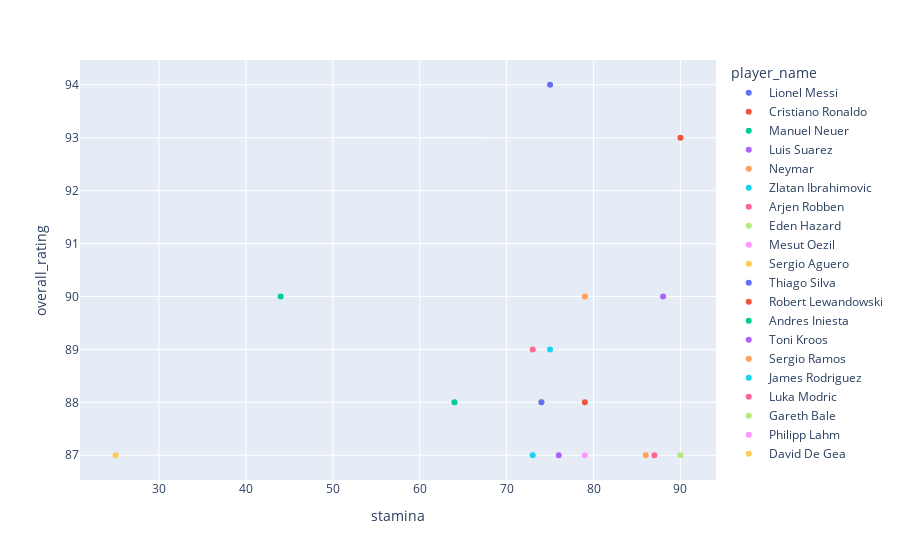

The code cell stored with this chart in its notebook:
### Code cell
fig = px.scatter(top_p20, x="stamina", y="overall_rating", color="player_name")
fig.show()

### Figure 1 — Plotly figure (JSON) as saved in the notebook; plotly's stock layout.template omitted (floating-point values rounded to 4 significant figures)
{"data": [{"hovertemplate": "player_name=Lionel Messi<br>stamina=%{x}<br>overall_rating=%{y}<extra></extra>", "legendgroup": "Lionel Messi", "marker": {"color": "#636efa", "symbol": "circle"}, "mode": "markers", "name": "Lionel Messi", "orientation": "v", "showlegend": true, "type": "scatter", "x": [75], "xaxis": "x", "y": [94], "yaxis": "y"}, {"hovertemplate": "player_name=Cristiano Ronaldo<br>stamina=%{x}<br>overall_rating=%{y}<extra></extra>", "legendgroup": "Cristiano Ronaldo", "marker": {"color": "#EF553B", "symbol": "circle"}, "mode": "markers", "name": "Cristiano Ronaldo", "orientation": "v", "showlegend": true, "type": "scatter", "x": [90], "xaxis": "x", "y": [93], "yaxis": "y"}, {"hovertemplate": "player_name=Manuel Neuer<br>stamina=%{x}<br>overall_rating=%{y}<extra></extra>", "legendgroup": "Manuel Neuer", "marker": {"color": "#00cc96", "symbol": "circle"}, "mode": "markers", "name": "Manuel Neuer", "orientation": "v", "showlegend": true, "type": "scatter", "x": [44], "xaxis": "x", "y": [90], "yaxis": "y"}, {"hovertemplate": "player_name=Luis Suarez<br>stamina=%{x}<br>overall_rating=%{y}<extra></extra>", "legendgroup": "Luis Suarez", "marker": {"color": "#ab63fa", "symbol": "circle"}, "mode": "markers", "name": "Luis Suarez", "orientation": "v", "showlegend": true, "type": "scatter", "x": [88], "xaxis": "x", "y": [90], "yaxis": "y"}, {"hovertemplate": "player_name=Neymar<br>stamina=%{x}<br>overall_rating=%{y}<extra></extra>", "legendgroup": "Neymar", "marker": {"color": "#FFA15A", "symbol": "circle"}, "mode": "markers", "name": "Neymar", "orientation": "v", "showlegend": true, "type": "scatter", "x": [79], "xaxis": "x", "y": [90], "yaxis": "y"}, {"hovertemplate": "player_name=Zlatan Ibrahimovic<br>stamina=%{x}<br>overall_rating=%{y}<extra></extra>", "legendgroup": "Zlatan Ibrahimovic", "marker": {"color": "#19d3f3", "symbol": "circle"}, "mode": "markers", "name": "Zlatan Ibrahimovic", "orientation": "v", "showlegend": true, "type": "scatter", "x": [75], "xaxis": "x", "y": [89], "yaxis": "y"}, {"hovertemplate": "player_name=Arjen Robben<br>stamina=%{x}<br>overall_rating=%{y}<extra></extra>", "legendgroup": "Arjen Robben", "marker": {"color": "#FF6692", "symbol": "circle"}, "mode": "markers", "name": "Arjen Robben", "orientation": "v", "showlegend": true, "type": "scatter", "x": [73], "xaxis": "x", "y": [89], "yaxis": "y"}, {"hovertemplate": "player_name=Eden Hazard<br>stamina=%{x}<br>overall_rating=%{y}<extra></extra>", "legendgroup": "Eden Hazard", "marker": {"color": "#B6E880", "symbol": "circle"}, "mode": "markers", "name": "Eden Hazard", "orientation": "v", "showlegend": true, "type": "scatter", "x": [74], "xaxis": "x", "y": [88], "yaxis": "y"}, {"hovertemplate": "player_name=Mesut Oezil<br>stamina=%{x}<br>overall_rating=%{y}<extra></extra>", "legendgroup": "Mesut Oezil", "marker": {"color": "#FF97FF", "symbol": "circle"}, "mode": "markers", "name": "Mesut Oezil", "orientation": "v", "showlegend": true, "type": "scatter", "x": [64], "xaxis": "x", "y": [88], "yaxis": "y"}, {"hovertemplate": "player_name=Sergio Aguero<br>stamina=%{x}<br>overall_rating=%{y}<extra></extra>", "legendgroup": "Sergio Aguero", "marker": {"color": "#FECB52", "symbol": "circle"}, "mode": "markers", "name": "Sergio Aguero", "orientation": "v", "showlegend": true, "type": "scatter", "x": [74], "xaxis": "x", "y": [88], "yaxis": "y"}, {"hovertemplate": "player_name=Thiago Silva<br>stamina=%{x}<br>overall_rating=%{y}<extra></extra>", "legendgroup": "Thiago Silva", "marker": {"color": "#636efa", "symbol": "circle"}, "mode": "markers", "name": "Thiago Silva", "orientation": "v", "showlegend": true, "type": "scatter", "x": [74], "xaxis": "x", "y": [88], "yaxis": "y"}, {"hovertemplate": "player_name=Robert Lewandowski<br>stamina=%{x}<br>overall_rating=%{y}<extra></extra>", "legendgroup": "Robert Lewandowski", "marker": {"color": "#EF553B", "symbol": "circle"}, "mode": "markers", "name": "Robert Lewandowski", "orientation": "v", "showlegend": true, "type": "scatter", "x": [79], "xaxis": "x", "y": [88], "yaxis": "y"}, {"hovertemplate": "player_name=Andres Iniesta<br>stamina=%{x}<br>overall_rating=%{y}<extra></extra>", "legendgroup": "Andres Iniesta", "marker": {"color": "#00cc96", "symbol": "circle"}, "mode": "markers", "name": "Andres Iniesta", "orientation": "v", "showlegend": true, "type": "scatter", "x": [64], "xaxis": "x", "y": [88], "yaxis": "y"}, {"hovertemplate": "player_name=Toni Kroos<br>stamina=%{x}<br>overall_rating=%{y}<extra></extra>", "legendgroup": "Toni Kroos", "marker": {"color": "#ab63fa", "symbol": "circle"}, "mode": "markers", "name": "Toni Kroos", "orientation": "v", "showlegend": true, "type": "scatter", "x": [76], "xaxis": "x", "y": [87], "yaxis": "y"}, {"hovertemplate": "player_name=Sergio Ramos<br>stamina=%{x}<br>overall_rating=%{y}<extra></extra>", "legendgroup": "Sergio Ramos", "marker": {"color": "#FFA15A", "symbol": "circle"}, "mode": "markers", "name": "Sergio Ramos", "orientation": "v", "showlegend": true, "type": "scatter", "x": [86], "xaxis": "x", "y": [87], "yaxis": "y"}, {"hovertemplate": "player_name=James Rodriguez<br>stamina=%{x}<br>overall_rating=%{y}<extra></extra>", "legendgroup": "James Rodriguez", "marker": {"color": "#19d3f3", "symbol": "circle"}, "mode": "markers", "name": "James Rodriguez", "orientation": "v", "showlegend": true, "type": "scatter", "x": [73], "xaxis": "x", "y": [87], "yaxis": "y"}, {"hovertemplate": "player_name=Luka Modric<br>stamina=%{x}<br>overall_rating=%{y}<extra></extra>", "legendgroup": "Luka Modric", "marker": {"color": "#FF6692", "symbol": "circle"}, "mode": "markers", "name": "Luka Modric", "orientation": "v", "showlegend": true, "type": "scatter", "x": [87], "xaxis": "x", "y": [87], "yaxis": "y"}, {"hovertemplate": "player_name=Gareth Bale<br>stamina=%{x}<br>overall_rating=%{y}<extra></extra>", "legendgroup": "Gareth Bale", "marker": {"color": "#B6E880", "symbol": "circle"}, "mode": "markers", "name": "Gareth Bale", "orientation": "v", "showlegend": true, "type": "scatter", "x": [90], "xaxis": "x", "y": [87], "yaxis": "y"}, {"hovertemplate": "player_name=Philipp Lahm<br>stamina=%{x}<br>overall_rating=%{y}<extra></extra>", "legendgroup": "Philipp Lahm", "marker": {"color": "#FF97FF", "symbol": "circle"}, "mode": "markers", "name": "Philipp Lahm", "orientation": "v", "showlegend": true, "type": "scatter", "x": [79], "xaxis": "x", "y": [87], "yaxis": "y"}, {"hovertemplate": "player_name=David De Gea<br>stamina=%{x}<br>overall_rating=%{y}<extra></extra>", "legendgroup": "David De Gea", "marker": {"color": "#FECB52", "symbol": "circle"}, "mode": "markers", "name": "David De Gea", "orientation": "v", "showlegend": true, "type": "scatter", "x": [25], "xaxis": "x", "y": [87], "yaxis": "y"}], "layout": {"legend": {"title": {"text": "player_name"}, "tracegroupgap": 0}, "margin": {"t": 60}, "xaxis": {"anchor": "y", "domain": [0, 1], "title": {"text": "stamina"}}, "yaxis": {"anchor": "x", "domain": [0, 1], "title": {"text": "overall_rating"}}}}
